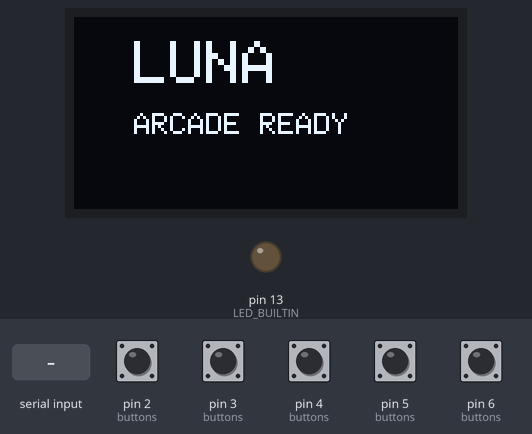
Recording of a sketch running on a simulated Arduino Mega 2560, built with avr-gcc and run on an emulated ATmega2560. Parts: 128×64 one-colour display, output pins drawn as LEDs (lit = HIGH). The inputs (shaded band) are chosen by the test bench; at power-on: pin 2 (buttons), pin 3 (buttons), pin 4 (buttons), pin 5 (buttons), pin 6 (buttons) HIGH. What the sketch prints to the serial monitor is not drawn.

Above: at 1.4 s.
1.5 s: "LCD:text:\n" received over Serial
At 2.5 s:
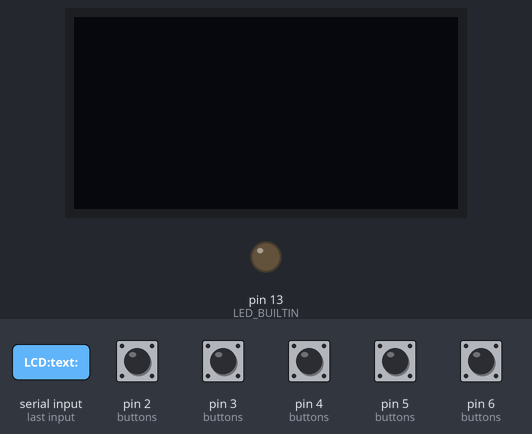
3.0 s: pin 2 (buttons) pulled LOW for 0.15 s
At 4.3 s:
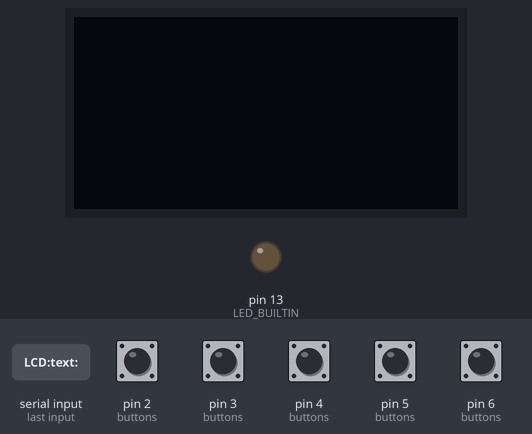
4.6 s: pin 3 (buttons) pulled LOW for 0.15 s
At 5.7 s:
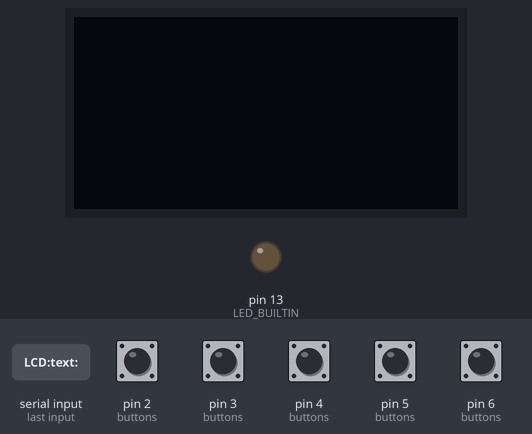
6.2 s: pin 4 (buttons) pulled LOW for 0.15 s
At 7.0 s:
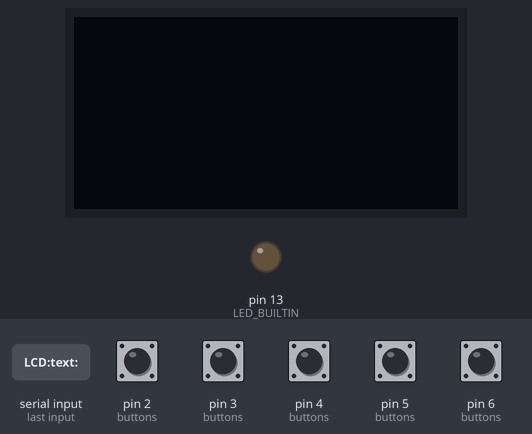
7.8 s: pin 5 (buttons) pulled LOW for 0.15 s
At 9.1 s:
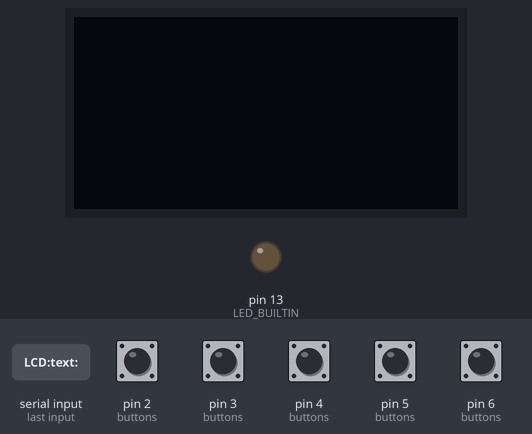
9.4 s: pin 6 (buttons) pulled LOW for 0.15 s
At 10.6 s:
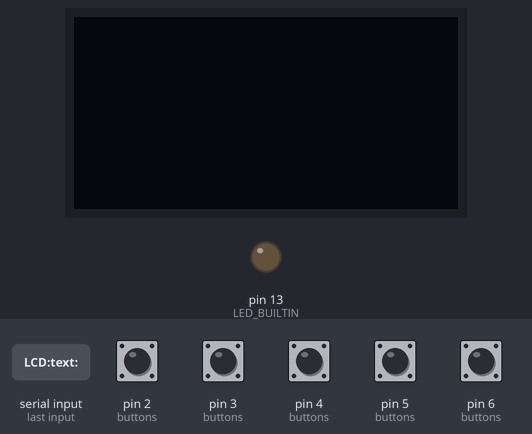
Timing chart, 0 to 12.0 s (numbered marks = the images above; inputs shaded):
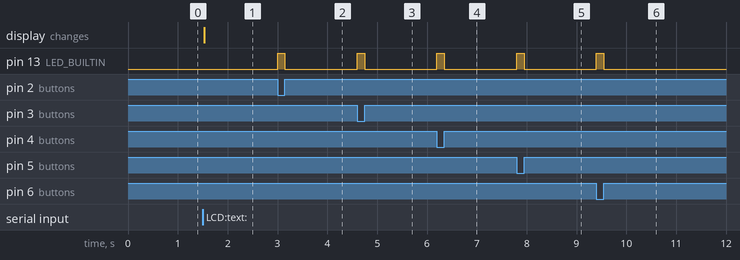

The sketch:

arcade_controller.ino
```cpp
/*
 * Luna Arcade Cabinet — Elegoo Mega 2560 R3
 * Configurable controller with ISC15AMP4 LCD button support.
 *
 * PROTOCOL (Mega → PC):
 *   BTN:<id>:1        button pressed
 *   BTN:<id>:0        button released
 *   READY              startup complete
 *
 * PROTOCOL (PC → Mega):
 *   LCD:text:<line1>|<line2>    show text on LCD button
 *   LCD:clear                   clear LCD
 *   LCD:invert:<0|1>            invert display
 *   LCD:icon:<name>             show a built-in icon
 *   PROFILE:<name>              switch button profile (echoed back)
 */

#include <SPI.h>
#include <Wire.h>
#include <Adafruit_GFX.h>
#include <Adafruit_SSD1306.h>

// ── LCD Button (ISC15AMP4 via SPI) ──────────────────────────
#define LCD_WIDTH   128
#define LCD_HEIGHT   64
#define LCD_DC       49
#define LCD_RST      48
#define LCD_CS       53   // SPI SS

Adafruit_SSD1306 lcd(LCD_WIDTH, LCD_HEIGHT, &SPI, LCD_DC, LCD_RST, LCD_CS);

// ── Button Definitions ──────────────────────────────────────
// Each button: pin, id string, last state, last change time
struct Button {
  uint8_t pin;
  const char* id;
  bool pressed;
  unsigned long lastChange;
};

// Regular arcade buttons — add/remove as needed
// Wire each: one leg to pin, other leg to GND
Button buttons[] = {
  { 2,  "fire",   false, 0},
  { 3,  "left",   false, 0},
  { 4,  "right",  false, 0},
  { 5,  "up",     false, 0},
  { 6,  "down",   false, 0},
  // ISC15AMP4 — uncomment when soldered:
  // { 7,  "sw1",    false, 0},
  // { 8,  "sw2",    false, 0},
};

const int NUM_BUTTONS = sizeof(buttons) / sizeof(buttons[0]);
const unsigned long DEBOUNCE_MS = 15;

// ── Serial command buffer ───────────────────────────────────
char cmdBuf[128];
int cmdLen = 0;

// ── Setup ───────────────────────────────────────────────────
void setup() {
  Serial.begin(115200);

  // Init all button pins with internal pullup
  for (int i = 0; i < NUM_BUTTONS; i++) {
    pinMode(buttons[i].pin, INPUT_PULLUP);
  }

  // Init LCD
  if (lcd.begin(SSD1306_SWITCHCAPVCC)) {
    lcd.clearDisplay();
    lcd.setTextSize(2);
    lcd.setTextColor(SSD1306_WHITE);
    lcd.setCursor(20, 8);
    lcd.println("LUNA");
    lcd.setTextSize(1);
    lcd.setCursor(20, 32);
    lcd.println("ARCADE READY");
    lcd.display();
  } else {
    // LCD not found — that's OK, buttons still work
    Serial.println("WARN:LCD_NOT_FOUND");
  }

  pinMode(LED_BUILTIN, OUTPUT);
  delay(200);
  Serial.println("READY");
}

// ── Main loop ───────────────────────────────────────────────
void loop() {
  unsigned long now = millis();

  // Read buttons
  for (int i = 0; i < NUM_BUTTONS; i++) {
    bool cur = (digitalRead(buttons[i].pin) == LOW);
    if (cur != buttons[i].pressed && (now - buttons[i].lastChange) > DEBOUNCE_MS) {
      buttons[i].pressed = cur;
      buttons[i].lastChange = now;
      Serial.print("BTN:");
      Serial.print(buttons[i].id);
      Serial.print(":");
      Serial.println(cur ? "1" : "0");
      digitalWrite(LED_BUILTIN, cur ? HIGH : LOW);
    }
  }

  // Read serial commands from PC
  while (Serial.available()) {
    char c = Serial.read();
    if (c == '\n' || c == '\r') {
      if (cmdLen > 0) {
        cmdBuf[cmdLen] = '\0';
        handleCommand(cmdBuf);
        cmdLen = 0;
      }
    } else if (cmdLen < (int)sizeof(cmdBuf) - 1) {
      cmdBuf[cmdLen++] = c;
    }
  }
}

// ── Command handler ─────────────────────────────────────────
void handleCommand(const char* cmd) {
  if (strncmp(cmd, "LCD:text:", 9) == 0) {
    lcdShowText(cmd + 9);
  }
  else if (strcmp(cmd, "LCD:clear") == 0) {
    lcd.clearDisplay();
    lcd.display();
  }
  else if (strncmp(cmd, "LCD:invert:", 11) == 0) {
    lcd.invertDisplay(cmd[11] == '1');
  }
  else if (strncmp(cmd, "LCD:icon:", 9) == 0) {
    lcdShowIcon(cmd + 9);
  }
  else if (strncmp(cmd, "PROFILE:", 8) == 0) {
    // Echo back so bridge confirms switch
    Serial.print("PROFILE:");
    Serial.println(cmd + 8);
  }
}

// ── LCD: show text (line1|line2) ────────────────────────────
void lcdShowText(const char* text) {
  lcd.clearDisplay();
  lcd.setTextColor(SSD1306_WHITE);

  // Split on '|'
  char buf[64];
  strncpy(buf, text, sizeof(buf) - 1);
  buf[sizeof(buf) - 1] = '\0';

  char* line1 = buf;
  char* line2 = NULL;
  char* sep = strchr(buf, '|');
  if (sep) {
    *sep = '\0';
    line2 = sep + 1;
  }

  // Line 1 — large
  lcd.setTextSize(2);
  lcd.setCursor(0, line2 ? 4 : 20);
  lcd.println(line1);

  // Line 2 — small
  if (line2) {
    lcd.setTextSize(1);
    lcd.setCursor(0, 40);
    lcd.println(line2);
  }

  lcd.display();
}

// ── LCD: built-in icons ─────────────────────────────────────
void lcdShowIcon(const char* name) {
  lcd.clearDisplay();
  lcd.setTextColor(SSD1306_WHITE);

  if (strcmp(name, "fire") == 0) {
    // Simple fire triangle
    lcd.fillTriangle(64, 8, 40, 56, 88, 56, SSD1306_WHITE);
    lcd.setTextSize(1);
    lcd.setCursor(44, 56);
    lcd.print("FIRE");
  }
  else if (strcmp(name, "play") == 0) {
    // Play triangle
    lcd.fillTriangle(40, 12, 40, 52, 88, 32, SSD1306_WHITE);
  }
  else if (strcmp(name, "pause") == 0) {
    lcd.fillRect(36, 12, 16, 40, SSD1306_WHITE);
    lcd.fillRect(76, 12, 16, 40, SSD1306_WHITE);
  }
  else if (strcmp(name, "luna") == 0) {
    // Luna crescent
    lcd.fillCircle(64, 32, 24, SSD1306_WHITE);
    lcd.fillCircle(76, 28, 20, SSD1306_BLACK);
    lcd.setTextSize(1);
    lcd.setCursor(44, 56);
    lcd.print("LUNA");
  }
  else if (strcmp(name, "menu") == 0) {
    lcd.fillRect(24, 16, 80, 4, SSD1306_WHITE);
    lcd.fillRect(24, 30, 80, 4, SSD1306_WHITE);
    lcd.fillRect(24, 44, 80, 4, SSD1306_WHITE);
  }
  else {
    lcd.setTextSize(2);
    lcd.setCursor(0, 20);
    lcd.print(name);
  }

  lcd.display();
}
```

Measured:
- after the input at 1.5 s, the display: changes at once (image 1)
- after the input at 3.0 s, pin 13 (LED_BUILTIN): LOW → HIGH at once, → LOW 0.15 s later
- after the input at 4.6 s, pin 13 (LED_BUILTIN): LOW → HIGH at once, → LOW 0.15 s later
- after the input at 6.2 s, pin 13 (LED_BUILTIN): LOW → HIGH at once, → LOW 0.15 s later
- after the input at 7.8 s, pin 13 (LED_BUILTIN): LOW → HIGH at once, → LOW 0.15 s later
- after the input at 9.4 s, pin 13 (LED_BUILTIN): LOW → HIGH at once, → LOW 0.15 s later
